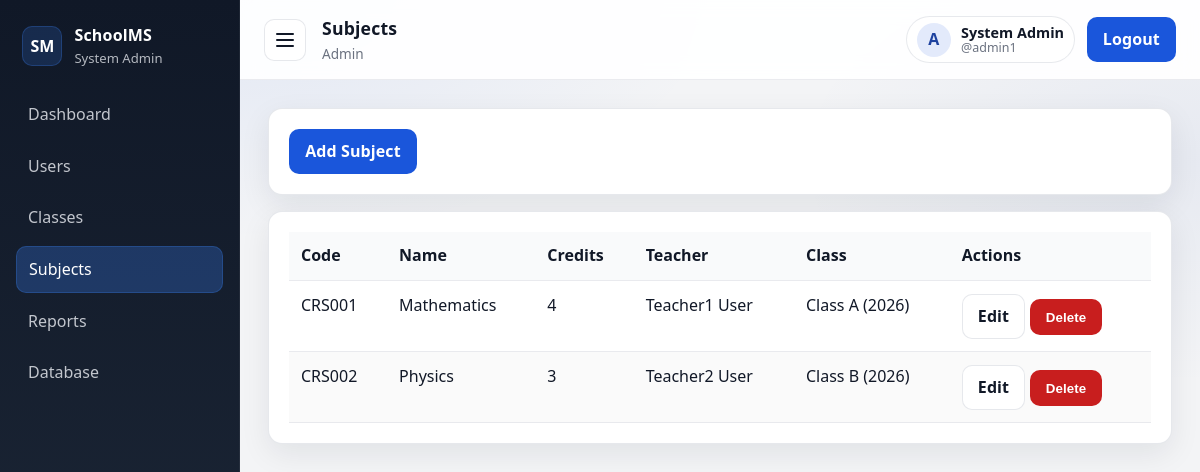
The app's page /admin-panel/subjects/ (signed in) with its own data.
### accounts/models.py (models this page shows, shortened)
class User(AbstractUser):
    ROLES = [
        ('admin', 'Administrator'),
        ('teacher', 'Teacher'),
        ('student', 'Student'),
        ('parent', 'Parent'),
    ]
    role = models.CharField(max_length=20, choices=ROLES, default='student')

class Teacher(models.Model):
    user = models.OneToOneField(User, on_delete=models.CASCADE, related_name='teacher_profile')
    teacher_id = models.CharField(max_length=20, unique=True)

class ClassGroup(models.Model):
    name = models.CharField(max_length=50)
    year = models.IntegerField(default=2026)
    def __str__(self):
        return f'{self.name} ({self.year})'

### courses/models.py (models this page shows, shortened)
class Course(models.Model):
    course_id = models.CharField(max_length=20, unique=True)
    name = models.CharField(max_length=100)
    credits = models.IntegerField()
    teacher = models.ForeignKey(Teacher, on_delete=models.SET_NULL, null=True)
    class_group = models.ForeignKey(ClassGroup, on_delete=models.SET_NULL, null=True)

### accounts/decorators.py (the view)
        def _wrapped_view(request, *args, **kwargs):
            if not request.user.is_authenticated:
                return redirect('login')
            if getattr(request.user, 'is_superuser', False):
                return view_func(request, *args, **kwargs)
            if request.user.role not in allowed_roles:
                return redirect('login')
            return view_func(request, *args, **kwargs)

### accounts/views.py (called while the page is built)
@login_required
@role_required('admin')
def subject_list_view(request):
    subjects = Course.objects.select_related('teacher__user', 'class_group').all().order_by('name')
    return render(request, 'admin_panel/subjects.html', {'subjects': subjects})

### templates/admin_panel/subjects.html (shortened to what this page needs)
{% extends 'base_dashboard.html' %}
{% block page_title %}Subjects{% endblock %}
{% block content %}
<div class="card"><a class="btn btn-primary" href="{% url 'admin_subject_add' %}">Add Subject</a></div>
<div class="card">
    <table class="table">
        <thead><tr><th>Code</th><th>Name</th><th>Credits</th><th>Teacher</th><th>Class</th><th>Actions</th></tr></thead>
        <tbody>
        {% for s in subjects %}
        <tr>
            <td>{{ s.course_id }}</td><td>{{ s.name }}</td><td>{{ s.credits }}</td>
            <td>{% if s.teacher %}{{ s.teacher.user.get_full_name }}{% endif %}</td>
            <td>{{ s.class_group }}</td>
            <td>
                <a class="btn btn-secondary" href="{% url 'admin_subject_edit' s.id %}">Edit</a>
                <form method="post" action="{% url 'admin_subject_delete' s.id %}" class="inline-form">
                    <button class="btn btn-danger js-delete-confirm" type="submit">Delete</button>
                </form>
            </td>
        </tr>
        {% endfor %}
        </tbody>
    </table>
</div>
{% endblock %}

### templates/base_dashboard.html (shortened to what this page needs)
{% load static %}
<!DOCTYPE html>
<html lang="en">
<head>
    <link rel="stylesheet" href="{% static 'css/style.css' %}">
</head>
<body>
<div class="layout">
    <aside class="sidebar" id="sidebar">
        <div class="logo">
            <div class="logo-mark">SM</div>
            <div class="logo-text">
                <div class="logo-title">SchoolMS</div>
                <div class="logo-subtitle">{{ user.get_full_name|default:user.username }}</div>
            </div>
        </div>
        <nav>
            {% if user.role == 'admin' or user.is_superuser or user.is_staff %}
            <a class="{% if request.path == '/admin-panel/' %}active{% endif %}" href="{% url 'admin_panel_dashboard' %}">Dashboard</a>
            <a class="{% if request.path|slice:':18' == '/admin-panel/users' %}active{% endif %}" href="{% url 'admin_users' %}">Users</a>
            <a class="{% if request.path|slice:':20' == '/admin-panel/classes' %}active{% endif %}" href="{% url 'admin_classes' %}">Classes</a>
            <a class="{% if request.path|slice:':21' == '/admin-panel/subjects' %}active{% endif %}" href="{% url 'admin_subjects' %}">Subjects</a>
            <a class="{% if request.path|slice:':20' == '/admin-panel/reports' %}active{% endif %}" href="{% url 'admin_reports' %}">Reports</a>
            <a href="http://localhost/phpmyadmin/" target="_blank" rel="noopener noreferrer">Database</a>
            {% endif %}
        </nav>
    </aside>
    <section class="main">
        <header class="topbar">
            <div class="topbar-left">
                <button class="icon-btn" id="sidebar-toggle" type="button" aria-label="Toggle sidebar">
                    <span class="hamburger"></span>
                </button>
                <div class="topbar-title">
                    <h1>{% block page_title %}Dashboard{% endblock %}</h1>
                    <div class="topbar-meta">
                        {% if user.is_superuser or user.is_staff %}Admin{% else %}{{ user.role|title }}{% endif %}
                    </div>
                </div>
            </div>
            <div class="topbar-right">
                <div class="user-pill">
                    <div class="avatar" aria-hidden="true">{{ user.username|slice:":1"|upper }}</div>
                    <div class="user-pill-text">
                        <div class="user-name">{{ user.get_full_name|default:user.username }}</div>
                        <div class="user-username">@{{ user.username }}</div>
                    </div>
                </div>
                <a class="btn btn-primary" href="{% url 'logout' %}">Logout</a>
            </div>
        </header>
        <div class="content-wrap">
            {% block content %}{% endblock %}
        </div>
    </section>
</div>
</body>
</html>

### records on screen
User: get_full_name "System Admin", username "A", username "admin1"
Course: course_id "CRS001", name "Mathematics", credits "4", teacher.user.get_full_name "Teacher1 User", class_group "Class A (2026)"
Course: course_id "CRS002", name "Physics", credits "3", teacher.user.get_full_name "Teacher2 User", class_group "Class B (2026)"
